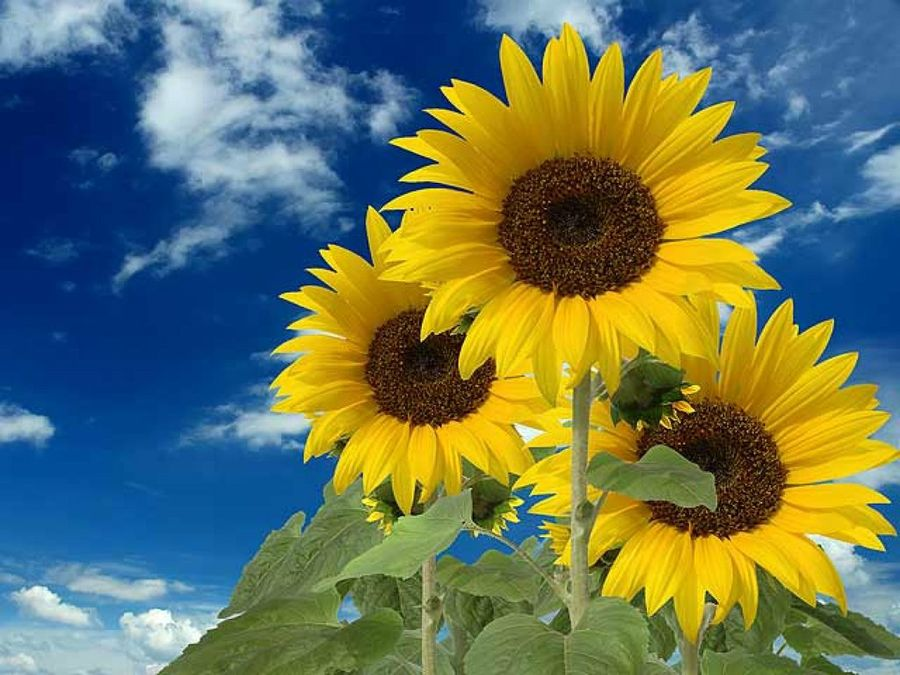
#> input picture src/img/9/girasol.jpg, 900 x 675 px
$ python 5_TransPerspectiva.py
#> lines starting #> are read from the running program, lines starting #| are printed output that depends on the picture
"""
Para realizar una transformación de perspectiva es necesario especificar una
matriz de 3×3. Luego de aplicar este tipo de transformación, las líneas
rectas permanecerán rectas.

Para generar la matriz de 3×3 es necesario  indicar cuatro puntos sobre la
imagen de inicial y los correspondientes  puntos sobre la imagen resultante.

Tres de los cuatro puntos, tienen que ser no-colineales (no se unen con una recta).
De esta manera la matriz de transformación puede ser generada utilizando la función
cv2.getPerspectiveTransform. Luego, para aplicar la transformación, se utiliza
cv2.warpPerspective teniendo en cuenta la matriz de 3×3 generada con la
función anterior.
"""

import numpy as np
import matplotlib.pyplot as plt
import cv2

img = cv2.imread("../src/img/9/girasol.jpg")
#> img is the input picture: shape (675, 900, 3); mean B, G, R 90.9, 117.3, 102.5
rows, cols, ch = img.shape
#> rows = 675; cols = 900; ch = 3

pts1 = np.float32([[56, 56], [780, 56], [56, 550], [780, 550]])
pts2 = np.float32([[90, 178], [320, 190], [5, 590], [750, 580]])

M = cv2.getPerspectiveTransform(pts1, pts2)
res = cv2.warpPerspective(img, M, (rows, cols))
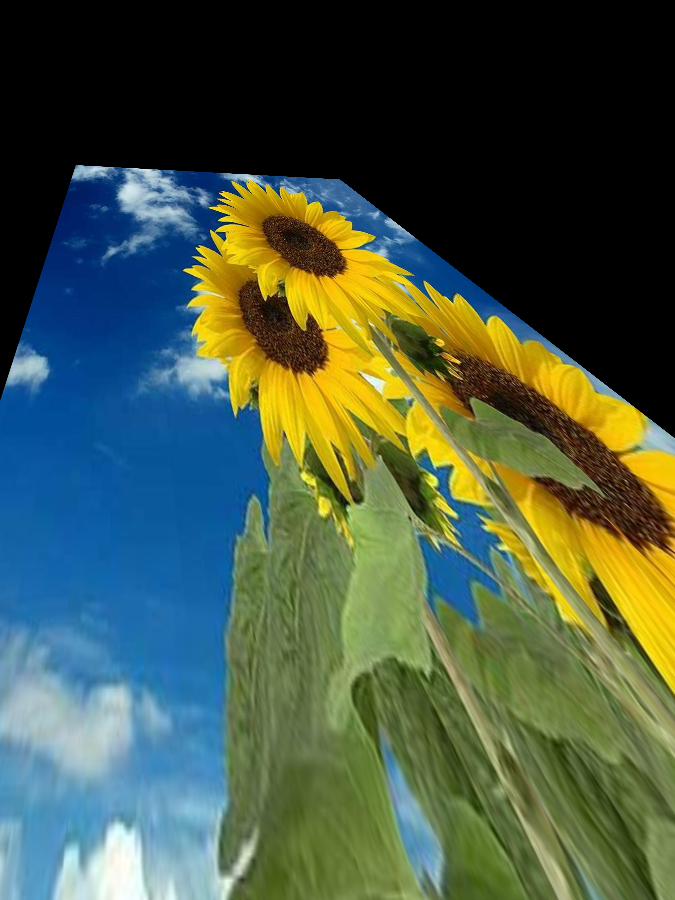
#> res: shape (900, 675, 3); mean B, G, R 69.5, 89.1, 72

# Mostramos las fotos
plt.subplot(121), plt.imshow(img), plt.title("Entrada")
plt.subplot(122), plt.imshow(res), plt.title("Salida")
plt.show()
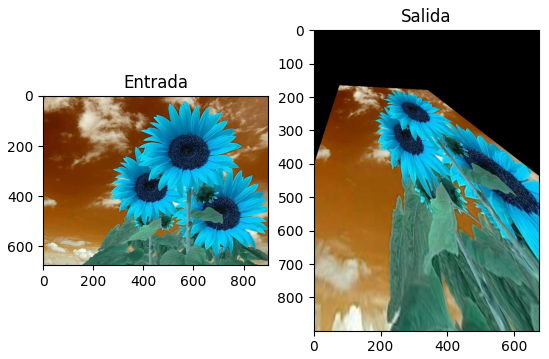
#> figure drawn by matplotlib, 2 panels; B, G, R data is drawn as R, G, B
